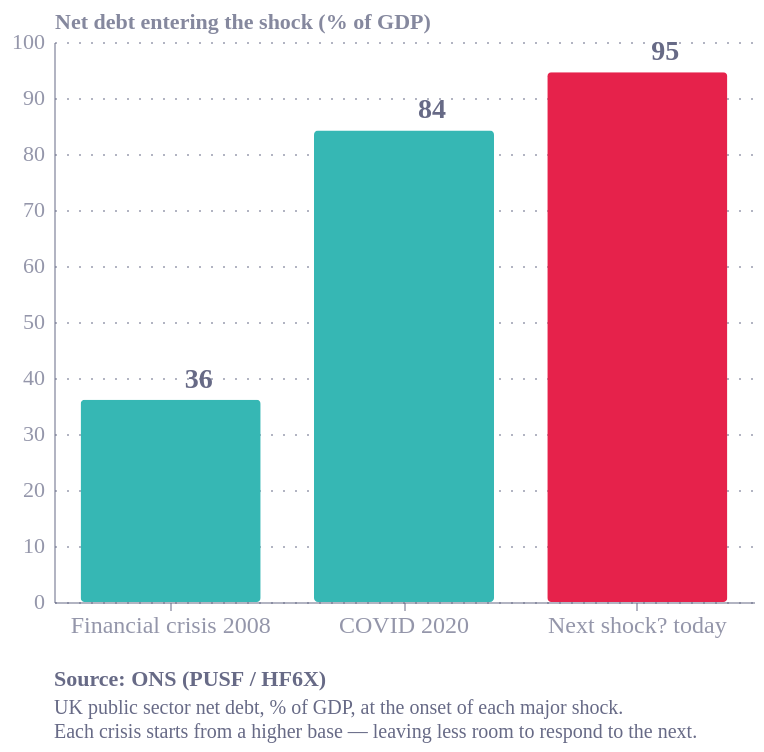

Express this chart as Vega-Lite.
### Vega-Lite specification from a JSON file in a GitHub repository (floating-point values rounded to 4 significant figures)
{"config": {"font": "Circular Std", "text": {"color": "#676A86", "align": "left", "baseline": "middle", "dx": 7, "dy": 0, "fontSize": 11}, "view": {"stroke": "transparent", "continuousWidth": 400, "continuousHeight": 300, "discreteWidth": 400, "discreteHeight": 300, "fill": "transparent"}, "range": {"category": ["#36B7B4", "#E6224B", "#F4C245", "#0063AF", "#00A767", "#179FDB", "#EB5C2E", "#5C267B", "#122B39"], "diverging": ["#E6224B", "#E54753", "#C9C9C9", "#179FDB", "#122B39"], "heatmap": ["#C9C9C9", "#179FDB", "#0063AF", "#122B39"], "ordinal": ["#00A767", "#36B7B4", "#179FDB", "#0063AF", "#243B5A"]}, "bar": {"color": "#179fdb"}, "line": {"color": "#e6224b"}, "rule": {"color": "#676A86"}, "area": {"opacity": 0.8}, "point": {"filled": true, "size": 80, "color": "#e6224b", "opacity": 0.95}, "geoshape": {"stroke": "white", "strokeWidth": 0.3}, "rect": {"fill": "#d6d4d4", "opacity": 0.3}, "axis": {"labelColor": "#676A86", "labelFontSize": 11, "labelFont": "Circular Std", "labelOpacity": 0.7, "tickColor": "#676A86", "tickOpacity": 0.5, "domainColor": "#676A86", "domainOpacity": 0.5, "gridColor": "#676A86", "gridDash": [2, 2], "gridOpacity": 0.5, "title": null, "titleColor": "#676A86", "titleOpacity": 0.8, "tickSize": 4}, "axisXDiscrete": {"grid": false, "labelAngle": 0, "tickCount": 10, "tickOpacity": 0.5, "title": null}, "axisYDiscrete": {"ticks": false, "labelPadding": 5}, "axisXTemporal": {"grid": false, "ticks": true}, "axisXQuantitative": {"grid": true}, "axisYQuantitative": {"gridColor": "#676A86", "gridDash": [1, 5], "gridOpacity": 0.5, "ticks": false, "labelPadding": 5, "tickCount": 8, "titleAngle": 0, "titleAlign": "left", "titleBaseline": "bottom", "titleX": 0, "titleY": -5}, "title": {"color": "#676A86E6", "subtitleColor": "#676A86", "font": "Circular Std", "subtitleFont": "Circular Std", "anchor": "start", "fontSize": 14, "subtitleFontSize": 12, "subtitlePadding": 4, "offset": 0, "frame": "group"}, "legend": {"titleColor": "#122b39", "title": null, "labelColor": "#122b39", "labelFontSize": 11}, "background": "white"}, "layer": [{"mark": {"type": "bar", "cornerRadius": 2, "size": 90}, "encoding": {"color": {"field": "hi", "legend": null, "scale": {"domain": [true, false], "range": ["#E6224B", "#36B7B4"]}, "type": "nominal"}, "x": {"axis": {"labelAngle": 0, "labelFontSize": 12}, "field": "shock", "sort": ["Financial crisis\n2008", "COVID\n2020", "Next shock?\ntoday"], "title": null, "type": "nominal"}, "y": {"field": "debt", "scale": {"domain": [0, 100]}, "title": "Net debt entering the shock (% of GDP)", "type": "quantitative"}}}, {"mark": {"type": "text", "color": "#676A86", "dy": -10, "fontSize": 14, "fontWeight": "bold"}, "encoding": {"text": {"field": "debt", "format": ".0f", "type": "quantitative"}, "x": {"axis": {"labelAngle": 0, "labelFontSize": 12}, "field": "shock", "sort": ["Financial crisis\n2008", "COVID\n2020", "Next shock?\ntoday"], "title": null, "type": "nominal"}, "y": {"field": "debt", "type": "quantitative"}}}], "data": {"name": "data-02fd86ccef30014ebc719c5edecc122e"}, "height": 280, "title": {"text": "Source: ONS (PUSF / HF6X)", "anchor": "start", "color": "#676A86", "dy": 12, "fontSize": 11, "orient": "bottom", "subtitle": ["UK public sector net debt, % of GDP, at the onset of each major shock.", "Each crisis starts from a higher base — leaving less room to respond to the next."], "subtitleColor": "#676A86", "subtitleFontSize": 10}, "width": 350, "$schema": "https://vega.github.io/schema/vega-lite/v6.4.1.json", "datasets": {"data-02fd86ccef30014ebc719c5edecc122e": [{"shock": "Financial crisis\n2008", "debt": 36.1, "hi": false}, {"shock": "COVID\n2020", "debt": 84.2, "hi": false}, {"shock": "Next shock?\ntoday", "debt": 94.6, "hi": true}]}}
